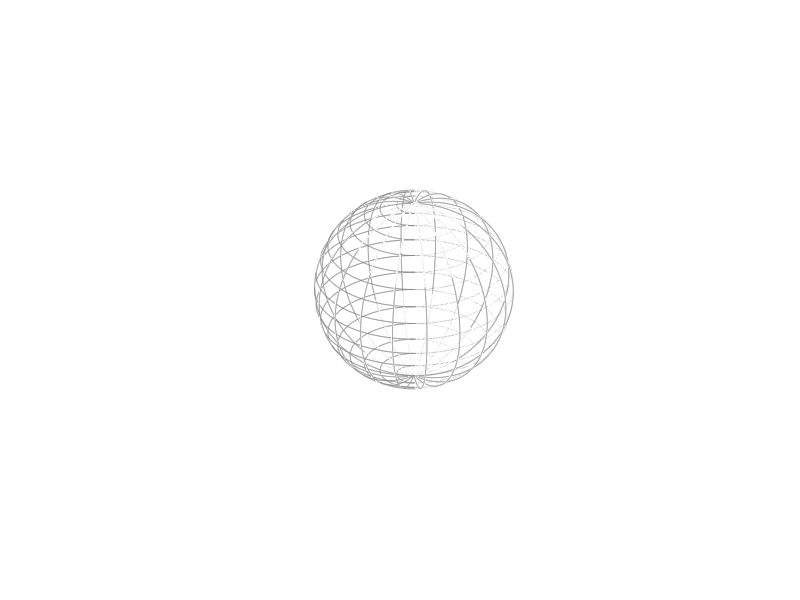

Recreate this plot in MATLAB.
function h = globegraticule(varargin)
% globegraticule plots a graticule globe. Optional inputs control the
% appearance and behavior of the graticule.
%
%% Syntax
% 
%  globegraticule
%  globegraticule(lat,lon)
%  globegraticule(...,LineProperty,LineValue)
%  globegraticule(...,'radius',GlobeRadius) 
%  h = globegraticule(...)
% 
%% Description
% 
% globegraticule plots a graticule on an empty globe. The globe has radius
% of 6371, where 6371 corresponds to the average radius of the Earth in
% kilometers.
%
% globegraticule(lat,lon) specifies latitudes and longitudes depicted by
% the graticule.
% 
% globegraticule(...,LineProperty,LineValue) plots a graticule with
% user-specified line properties to control appearance and behavior.
% 
% globegraticule(...,'radius',GlobeRadius) specifies the radius of the
% graticule as GlobeRadius.
% 
% h = globegraticule(...) returns the handle h of the plotted objects. 
% 
%% Examples
% For examples type 
% 
%  cdt globegraticule
% 
%% Author Info 
% This function and supporting documentation were written by Natalie S.
% Wolfenbarger for Climate Data Tools for Matlab, 2019. 
% 
% See also: globeplot and globefill. 
%
%% Set Defaults: 

LineColor = 0.5*[1 1 1]; 
lons = -180:20:160; 
lats = -90:10:90;
radius = 6371; % the default radius, corresponding to Earth's average radius in kilometers.
Npoints = 1000; % points per line (not a function input, but you can change it here).

%% Parse Inputs: 

% Check for user defined lats and lons: 
if nargin>1
   if all([isnumeric(varargin{1}) isnumeric(varargin{2})])
      lats = varargin{1}; 
      lons = varargin{2}; 
      assert(islatlon(lats,lons),'If the first two inputs are numeric they are assumed to be lat,lon, but the values you have given me are outside the normal range of lats and lons.')
      tmp = true(size(varargin)); 
      tmp(1:2) = false; 
      varargin = varargin(tmp); 
   end
end

% Check for user-defined globe radius: 
tmp = strncmpi(varargin,'radius',3); % checks for optional inputs matching "rad" 
if any(tmp)
   radius = varargin{find(tmp)+1}; 
   assert(isscalar(radius),'Globe radius must be a scalar.') 
   tmp(find(tmp)+1) = 1; 
   varargin = varargin(~tmp); % deletes ths input so the rest of the inputs can be dropped into plot3 later. 
end

%% Do math: 

% lines of longitude: 
[lon1,lat1] = meshgrid(lons,linspace(-90,90,Npoints)); 

% lines of latitude: 
[lat2,lon2] = meshgrid(lats,linspace(-180,180,Npoints)); 

% Concatenate and convert: 
[x,y,z] = sph2cart([lon1 lon2]*pi/180,[lat1 lat2]*pi/180,radius); 

%% Plot: 

if ~ishold
   view(3)
   hold on
end

h = plot3(x,y,z,'-','color',LineColor,varargin{:}); 

daspect([1 1 1]) % sets aspect ratio to 1:1:1 (so the sphere isn't squashed)
axis off


%% Clean up: 

if nargout == 0 
   clear h
end

end